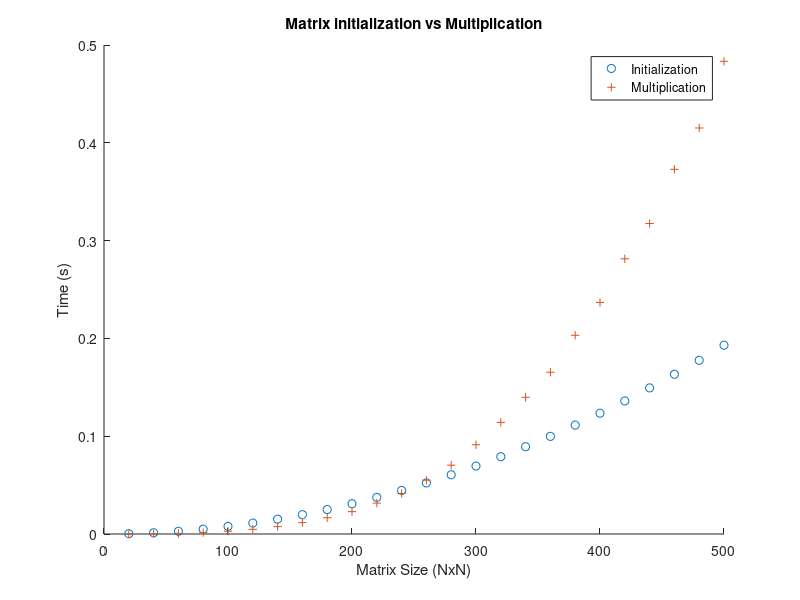
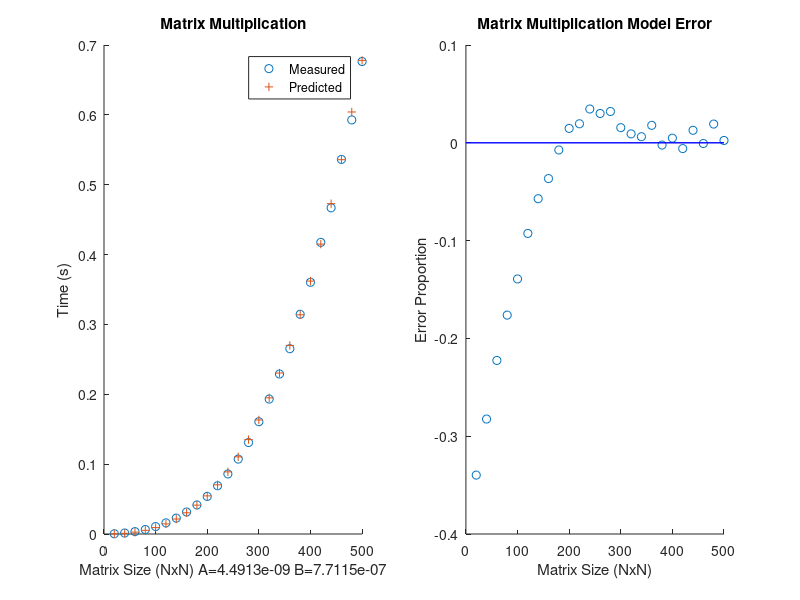

Recreate these plots in MATLAB, in order.
initTimes = [0.000314809,0.00125467,0.00279878,0.00497755,0.0077674,0.0111735,0.0151968,0.0198023,0.0250046,0.0309519,0.0374806,0.0444943,0.0521777,0.0605702,0.0694805,0.0790187,0.089222,0.099837,0.11132,0.1235,0.136048,0.149398,0.163331,0.177621,0.193023];
multTimes = [2.21094e-05,0.000185637,0.000608034,0.0014362,0.00286703,0.00478017,0.00756775,0.0116817,0.016601,0.0228369,0.0315675,0.0414805,0.0550665,0.0703848,0.0912619,0.114135,0.139784,0.1654,0.20318,0.236833,0.281416,0.317488,0.372892,0.415152,0.483338];

initCoeff = polyfit(20:20:500,initTimes,2);
multCoeff = polyfit(20:20:500,multTimes,3);

% for ax^3 + bx^2 :
b = initCoeff(1);
b2 = multCoeff(2);
a = multCoeff(1);

figure
scatter(20:20:500,initTimes);
hold on;
scatter(20:20:500, multTimes, '+');
 title('Matrix initialization vs Multiplication');
    ylabel('Time (s)')
    xlabel('Matrix Size (NxN)');
    legend('Initialization','Multiplication')

figure
subplot(1,2,1);
scatter(20:20:500,initTimes + multTimes);
hold on;
scatter(20:20:500, a*(20:20:500).^3 + (b + b2)*(20:20:500).^2, '+');
 title('Matrix Multiplication');
    ylabel('Time (s)')
    xlabel(['Matrix Size (NxN) A=' num2str(a) ' B=' num2str(b)]);
    legend('Measured','Predicted')
   
    subplot(1,2,2);
    errors = bsxfun(@rdivide,(abs((a*(20:20:500).^3 + (b + b2)*(20:20:500).^2)) - (initTimes + multTimes)),(initTimes + multTimes));
    scatter(20:20:500, errors);
    hold on;
    p1 = [0,0];
    p2 = [0,500];
    plot([p1(2),p2(2)],[p1(1),p2(1)],'Color','b','LineWidth',1);
    title('Matrix Multiplication Model Error');
    ylabel('Error Proportion')
    xlabel('Matrix Size (NxN)');
    